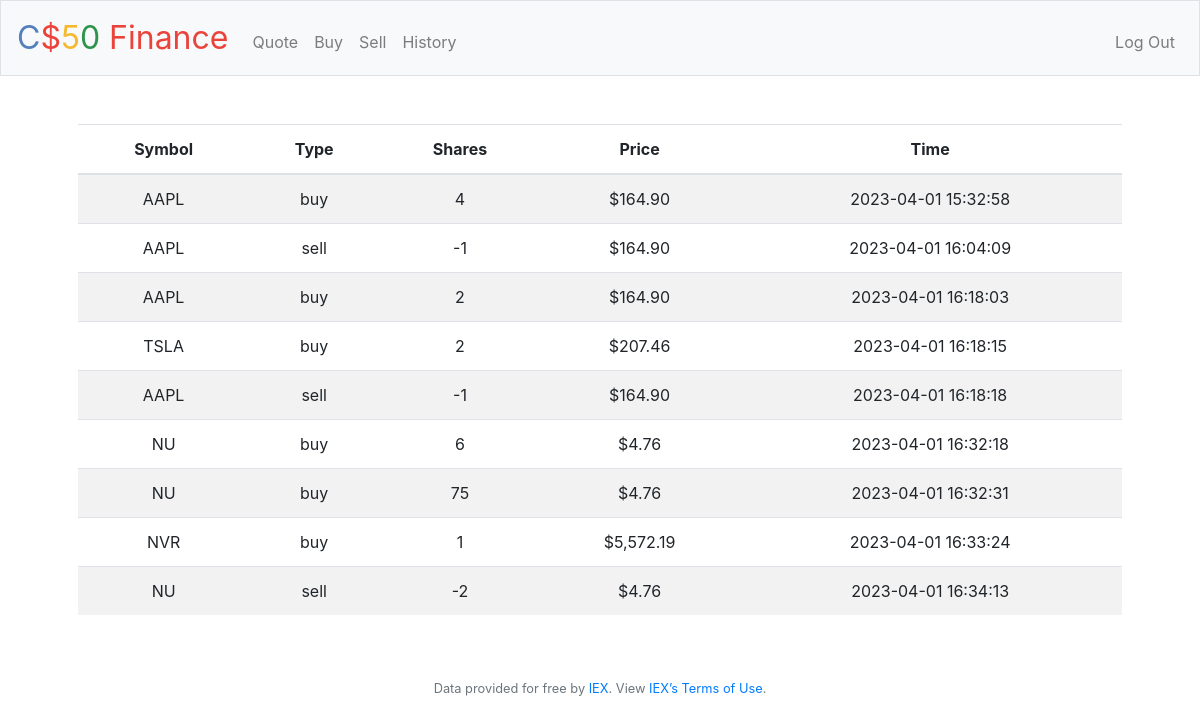
Screenshot of /history (signed in) with the database file from the repository.
### tables this page shows
CREATE TABLE transactions ( id INTEGER PRIMARY KEY AUTOINCREMENT, user_id INTEGER NOT NULL, name TEXT NOT NULL, shares INTEGER NOT NULL, price NUMERIC NOT NULL, type TEXT NOT NULL, symbol TEXT NOT NULL, time TIMESTAMP DEFAULT CURRENT_TIMESTAMP, FOREIGN KEY(user_id) REFERENCES users(id));

### application.py (the view)
@app.route("/history")
@login_required
def history():
    user_id = session["user_id"]
    transactions = db.execute("SELECT type, symbol, price, shares, time FROM transactions WHERE user_id = ?", user_id)
    return render_template("history.html", transactions=transactions, usd=usd)

### application.py (called while the page is built)
@app.after_request
def after_request(response):
    response.headers["Cache-Control"] = "no-cache, no-store, must-revalidate"
    response.headers["Expires"] = 0
    response.headers["Pragma"] = "no-cache"
    return response

### helpers.py (called while the page is built)
def login_required(f):
    @wraps(f)
    def decorated_function(*args, **kwargs):
        if session.get("user_id") is None:
            return redirect("/login")
        return f(*args, **kwargs)
    return decorated_function

def usd(value):
    return f"${value:,.2f}"

### templates/history.html (shortened to what this page needs)
{% extends "layout.html" %}
{% block main %}
    <table class="table table-striped">
        <thead>
            <tr>
                <th>Symbol</th>
                <th>Type</th>
                <th>Shares</th>
                <th>Price</th>
                <th>Time</th>
            </tr>
        </thead>
        <tbody>
            {% for transaction in transactions %}
            <tr>
                <td> {{ transaction["symbol"].upper() }} </td>
                <td> {{ transaction["type"] }} </td>
                <td> {{ transaction["shares"] }} </td>
                <td> {{ usd(transaction["price"]) }} </td>
                <td> {{ transaction["time"] }} </td>
            </tr>
            {% endfor %}
        </tbody>
    </table>
{% endblock %}

### rows the page displays
transactions: price "$164.90"
transactions: price "$164.90"
transactions: price "$164.90"
transactions: price "$207.46"
transactions: price "$164.90"
transactions: price "$4.76"
transactions: price "$4.76"
transactions: price "$5,572.19"
transactions: price "$4.76"
